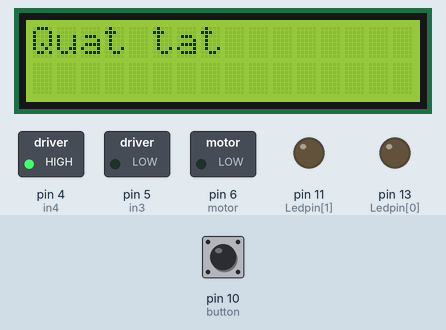
A sketch run on a simulated Arduino Uno, built with avr-gcc and run on an emulated ATmega328P. On the bench: 16×2 character LCD, switched loads named in the sketch (green lamp = pin HIGH), output pins drawn as LEDs (lit = HIGH). The test bench sets the inputs (shaded band); at power-on: pin 10 (button) LOW.

Above: at 1.2 s.
1.3 s: pin 10 (button) pulled HIGH for 1 s
At 3.5 s:
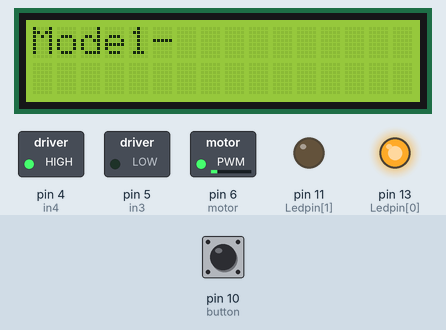
4.6 s: pin 10 (button) pulled HIGH for 0.6 s
At 6.7 s:
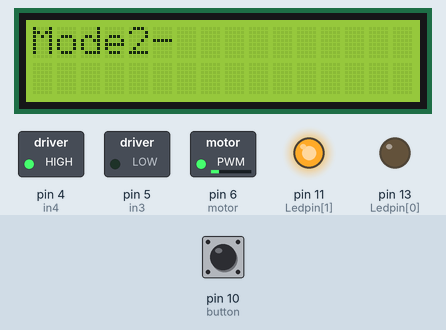
Timing chart, 0 to 8.2 s (numbered marks = the images above; inputs shaded):
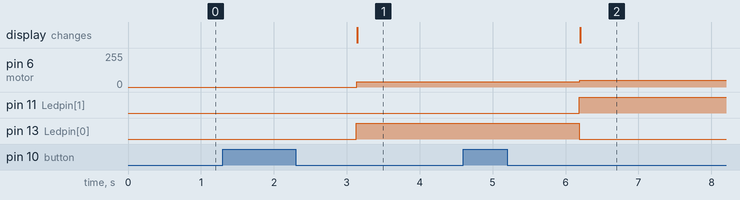

Measured:
- after the input at 1.3 s, pin 6 (motor): 0/255 → 40/255 after 1.8 s; pin 13 (Ledpin[0]): LOW → HIGH after 1.8 s; the display: changes after 1.8 s (image 1)
- after the input at 4.6 s, pin 6 (motor): 40/255 → 50/255 after 1.6 s; pin 11 (Ledpin[1]): LOW → HIGH after 1.6 s; pin 13 (Ledpin[0]): HIGH → LOW after 1.6 s; the display: changes after 1.6 s (image 2)

The sketch:

button.ino
```cpp
#include <Bounce2.h>
#include <Wire.h>
#include <LiquidCrystal_I2C.h>

LiquidCrystal_I2C lcd(0x27, 16, 2);
Bounce debouncer = Bounce(); // Tạo một đối tượng Bounce

int button = 10;
int Ledpin[] = {13, 11};
int i;
int Mode= 0;

#define motor 6
#define in3 5
#define in4 4

bool modeChanged = false;

void setup() {
  lcd.begin();
  lcd.backlight();
  pinMode(motor, OUTPUT);
  pinMode(in3, OUTPUT);
  pinMode(in4, OUTPUT);
  digitalWrite(in3, LOW);
  digitalWrite(in4, HIGH);

  pinMode(button, INPUT);
  for (i = 0; i < 2; i++) {
    pinMode(Ledpin[i], OUTPUT);
  }

  debouncer.attach(button);
  debouncer.interval(50); // Thời gian chờ giữa các lần đọc nút bấm (50ms)
}

void hienthichuoi(String chuoi) {
  for (int j = 0; j < chuoi.length(); j++) {
    lcd.print(chuoi[j]);
  }
}

void loop() {
  debouncer.update(); // Cập nhật trạng thái nút bấm

  if (debouncer.fell() && !modeChanged) {
    Mode++; // Tăng Mode lên một đơn vị
    if (Mode > 2) Mode = 0; // Nếu Mode lớn hơn 2, trở về Mode 0
    modeChanged = true; // Đánh dấu rằng đã thay đổi Mode
  }
  if (debouncer.rose()) {
    // Nếu nút bấm được thả ra
    modeChanged = false; // Đặt lại biến cờ
  }

  if (Mode == 0) {
    digitalWrite(Ledpin[0], LOW);
    digitalWrite(Ledpin[1], LOW);

    lcd.clear();
    lcd.setCursor(0, 0);
    hienthichuoi("Quat tat");
    analogWrite(motor, 0);
    delay(500);
  }
  if (Mode == 1) {
    digitalWrite(Ledpin[0], HIGH);
    digitalWrite(Ledpin[1], LOW);

    lcd.clear();
    analogWrite(motor, 40);
    lcd.setCursor(0, 0);
    hienthichuoi("Mode1-");
    delay(500);
  }
  if (Mode == 2) {
    digitalWrite(Ledpin[0], LOW);
    digitalWrite(Ledpin[1], HIGH);

    lcd.clear();
    analogWrite(motor, 50);
    lcd.setCursor(0, 0);
    hienthichuoi("Mode2-");
    delay(500);
  }
}
```
